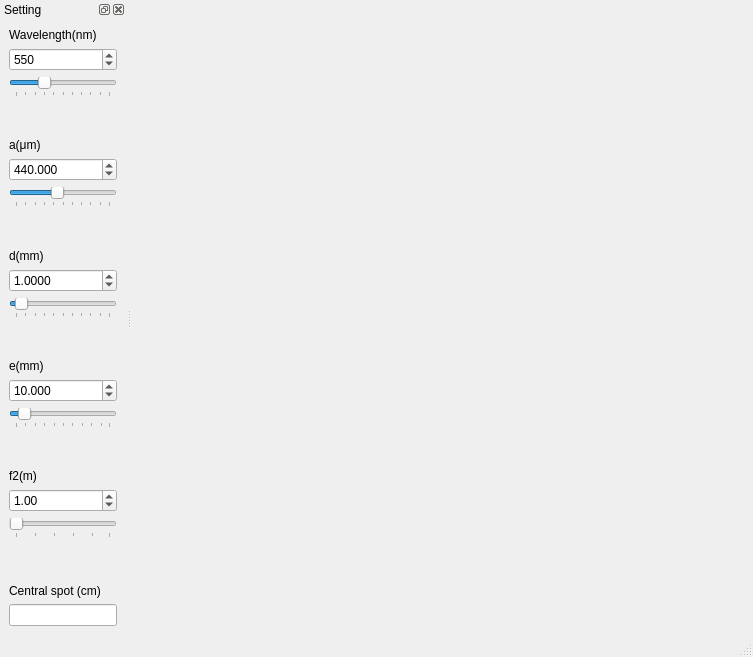
<?xml version="1.0" encoding="UTF-8"?>
<ui version="4.0">
 <class>MainWindow</class>
 <widget class="QMainWindow" name="MainWindow">
  <property name="geometry">
   <rect>
    <x>0</x>
    <y>0</y>
    <width>753</width>
    <height>657</height>
   </rect>
  </property>
  <property name="windowTitle">
   <string>Diffraction - Fraunhofer</string>
  </property>
  <widget class="QWidget" name="centralWidget">
   <layout class="QHBoxLayout" name="horizontalLayout">
    <item>
     <widget class="MPL_WIDGET_2D" name="mplwidget1D" native="true"/>
    </item>
   </layout>
  </widget>
  <widget class="QDockWidget" name="dockWidget">
   <property name="windowTitle">
    <string>Setting</string>
   </property>
   <attribute name="dockWidgetArea">
    <number>1</number>
   </attribute>
   <widget class="QWidget" name="dockWidgetContents_3">
    <layout class="QHBoxLayout" name="horizontalLayout_4">
     <item>
      <layout class="QVBoxLayout" name="verticalLayout">
       <item>
        <widget class="QLabel" name="label_lamda">
         <property name="text">
          <string>Wavelength(nm)</string>
         </property>
        </widget>
       </item>
       <item>
        <widget class="QSpinBox" name="SpinBox_lambda">
         <property name="statusTip">
          <string>Change the wave length of monochromatic light</string>
         </property>
         <property name="locale">
          <locale language="English" country="UnitedStates"/>
         </property>
         <property name="minimum">
          <number>400</number>
         </property>
         <property name="maximum">
          <number>900</number>
         </property>
         <property name="singleStep">
          <number>10</number>
         </property>
         <property name="value">
          <number>550</number>
         </property>
        </widget>
       </item>
       <item>
        <widget class="QSlider" name="slider_lambda">
         <property name="statusTip">
          <string>Change the wave length of monochromatic light</string>
         </property>
         <property name="locale">
          <locale language="English" country="UnitedStates"/>
         </property>
         <property name="minimum">
          <number>400</number>
         </property>
         <property name="maximum">
          <number>900</number>
         </property>
         <property name="singleStep">
          <number>10</number>
         </property>
         <property name="value">
          <number>550</number>
         </property>
         <property name="orientation">
          <enum>Qt::Horizontal</enum>
         </property>
         <property name="tickPosition">
          <enum>QSlider::TicksBelow</enum>
         </property>
         <property name="tickInterval">
          <number>50</number>
         </property>
        </widget>
       </item>
       <item>
        <spacer name="verticalSpacer">
         <property name="orientation">
          <enum>Qt::Vertical</enum>
         </property>
         <property name="sizeHint" stdset="0">
          <size>
           <width>105</width>
           <height>13</height>
          </size>
         </property>
        </spacer>
       </item>
       <item>
        <widget class="QLabel" name="label_a">
         <property name="text">
          <string>&lt;html&gt;&lt;head/&gt;&lt;body&gt;&lt;p&gt;a(&amp;mu;m)&lt;/p&gt;&lt;/body&gt;&lt;/html&gt;</string>
         </property>
        </widget>
       </item>
       <item>
        <widget class="QDoubleSpinBox" name="SpinBox_a">
         <property name="statusTip">
          <string>Change the radius  of the circular aperture</string>
         </property>
         <property name="locale">
          <locale language="English" country="UnitedStates"/>
         </property>
         <property name="decimals">
          <number>3</number>
         </property>
         <property name="minimum">
          <double>0.000000000000000</double>
         </property>
         <property name="maximum">
          <double>1000.000000000000000</double>
         </property>
         <property name="singleStep">
          <double>0.100000000000000</double>
         </property>
         <property name="value">
          <double>440.000000000000000</double>
         </property>
        </widget>
       </item>
       <item>
        <widget class="QSlider" name="slider_a">
         <property name="statusTip">
          <string>Change the radius  of the circular aperture</string>
         </property>
         <property name="locale">
          <locale language="English" country="UnitedStates"/>
         </property>
         <property name="minimum">
          <number>0</number>
         </property>
         <property name="maximum">
          <number>1000</number>
         </property>
         <property name="singleStep">
          <number>20</number>
         </property>
         <property name="pageStep">
          <number>1</number>
         </property>
         <property name="value">
          <number>440</number>
         </property>
         <property name="sliderPosition">
          <number>440</number>
         </property>
         <property name="orientation">
          <enum>Qt::Horizontal</enum>
         </property>
         <property name="tickPosition">
          <enum>QSlider::TicksBelow</enum>
         </property>
         <property name="tickInterval">
          <number>100</number>
         </property>
        </widget>
       </item>
       <item>
        <spacer name="verticalSpacer_3">
         <property name="orientation">
          <enum>Qt::Vertical</enum>
         </property>
         <property name="sizeHint" stdset="0">
          <size>
           <width>105</width>
           <height>13</height>
          </size>
         </property>
        </spacer>
       </item>
       <item>
        <widget class="QLabel" name="label_d">
         <property name="locale">
          <locale language="English" country="UnitedStates"/>
         </property>
         <property name="text">
          <string>d(mm)</string>
         </property>
        </widget>
       </item>
       <item>
        <widget class="QDoubleSpinBox" name="SpinBox_d">
         <property name="enabled">
          <bool>true</bool>
         </property>
         <property name="statusTip">
          <string>Distance of the source from the optic axis</string>
         </property>
         <property name="locale">
          <locale language="English" country="UnitedStates"/>
         </property>
         <property name="decimals">
          <number>4</number>
         </property>
         <property name="maximum">
          <double>20.000000000000000</double>
         </property>
         <property name="singleStep">
          <double>0.010000000000000</double>
         </property>
         <property name="value">
          <double>1.000000000000000</double>
         </property>
        </widget>
       </item>
       <item>
        <widget class="QSlider" name="slider_d">
         <property name="statusTip">
          <string>Distance of the source from the optic axis</string>
         </property>
         <property name="locale">
          <locale language="English" country="UnitedStates"/>
         </property>
         <property name="maximum">
          <number>20</number>
         </property>
         <property name="singleStep">
          <number>1</number>
         </property>
         <property name="pageStep">
          <number>1</number>
         </property>
         <property name="value">
          <number>1</number>
         </property>
         <property name="orientation">
          <enum>Qt::Horizontal</enum>
         </property>
         <property name="tickPosition">
          <enum>QSlider::TicksBelow</enum>
         </property>
         <property name="tickInterval">
          <number>2</number>
         </property>
        </widget>
       </item>
       <item>
        <spacer name="verticalSpacer_2">
         <property name="orientation">
          <enum>Qt::Vertical</enum>
         </property>
         <property name="sizeHint" stdset="0">
          <size>
           <width>105</width>
           <height>13</height>
          </size>
         </property>
        </spacer>
       </item>
       <item>
        <widget class="QLabel" name="label_e">
         <property name="locale">
          <locale language="English" country="UnitedStates"/>
         </property>
         <property name="text">
          <string>e(mm)</string>
         </property>
        </widget>
       </item>
       <item>
        <widget class="QDoubleSpinBox" name="SpinBox_e">
         <property name="statusTip">
          <string>Change the side of the square-shaped screen</string>
         </property>
         <property name="locale">
          <locale language="English" country="UnitedStates"/>
         </property>
         <property name="decimals">
          <number>3</number>
         </property>
         <property name="minimum">
          <double>0.100000000000000</double>
         </property>
         <property name="singleStep">
          <double>0.100000000000000</double>
         </property>
         <property name="value">
          <double>10.000000000000000</double>
         </property>
        </widget>
       </item>
       <item>
        <widget class="QSlider" name="slider_e">
         <property name="statusTip">
          <string>Change the side of the square-shaped screen</string>
         </property>
         <property name="locale">
          <locale language="English" country="UnitedStates"/>
         </property>
         <property name="minimum">
          <number>1</number>
         </property>
         <property name="maximum">
          <number>100</number>
         </property>
         <property name="value">
          <number>10</number>
         </property>
         <property name="orientation">
          <enum>Qt::Horizontal</enum>
         </property>
         <property name="tickPosition">
          <enum>QSlider::TicksBelow</enum>
         </property>
         <property name="tickInterval">
          <number>10</number>
         </property>
        </widget>
       </item>
       <item>
        <spacer name="verticalSpacer_4">
         <property name="orientation">
          <enum>Qt::Vertical</enum>
         </property>
         <property name="sizeHint" stdset="0">
          <size>
           <width>105</width>
           <height>13</height>
          </size>
         </property>
        </spacer>
       </item>
       <item>
        <widget class="QLabel" name="label_f2">
         <property name="text">
          <string>f2(m)</string>
         </property>
        </widget>
       </item>
       <item>
        <widget class="QDoubleSpinBox" name="SpinBox_f2">
         <property name="statusTip">
          <string>Change the focal length f2 of the lens L2</string>
         </property>
         <property name="locale">
          <locale language="English" country="UnitedStates"/>
         </property>
         <property name="decimals">
          <number>2</number>
         </property>
         <property name="minimum">
          <double>0.100000000000000</double>
         </property>
         <property name="maximum">
          <double>50.000000000000000</double>
         </property>
         <property name="value">
          <double>1.000000000000000</double>
         </property>
        </widget>
       </item>
       <item>
        <widget class="QSlider" name="slider_f2">
         <property name="statusTip">
          <string>Change the focal length f2 of the lens L2</string>
         </property>
         <property name="locale">
          <locale language="English" country="UnitedStates"/>
         </property>
         <property name="minimum">
          <number>1</number>
         </property>
         <property name="maximum">
          <number>50</number>
         </property>
         <property name="value">
          <number>1</number>
         </property>
         <property name="orientation">
          <enum>Qt::Horizontal</enum>
         </property>
         <property name="tickPosition">
          <enum>QSlider::TicksBelow</enum>
         </property>
         <property name="tickInterval">
          <number>10</number>
         </property>
        </widget>
       </item>
       <item>
        <spacer name="verticalSpacer_5">
         <property name="orientation">
          <enum>Qt::Vertical</enum>
         </property>
         <property name="sizeHint" stdset="0">
          <size>
           <width>20</width>
           <height>40</height>
          </size>
         </property>
        </spacer>
       </item>
       <item>
        <widget class="QLabel" name="label">
         <property name="text">
          <string>Central spot (cm)</string>
         </property>
        </widget>
       </item>
       <item>
        <widget class="QLineEdit" name="lineEdit_dx"/>
       </item>
      </layout>
     </item>
    </layout>
   </widget>
  </widget>
  <widget class="QStatusBar" name="statusBar"/>
  <widget class="QMenuBar" name="menuBar">
   <property name="geometry">
    <rect>
     <x>0</x>
     <y>0</y>
     <width>753</width>
     <height>22</height>
    </rect>
   </property>
  </widget>
 </widget>
 <customwidgets>
  <customwidget>
   <class>MPL_WIDGET_2D</class>
   <extends>QWidget</extends>
   <header location="global">mplwidget</header>
   <container>1</container>
  </customwidget>
 </customwidgets>
 <resources/>
 <connections/>
</ui>
